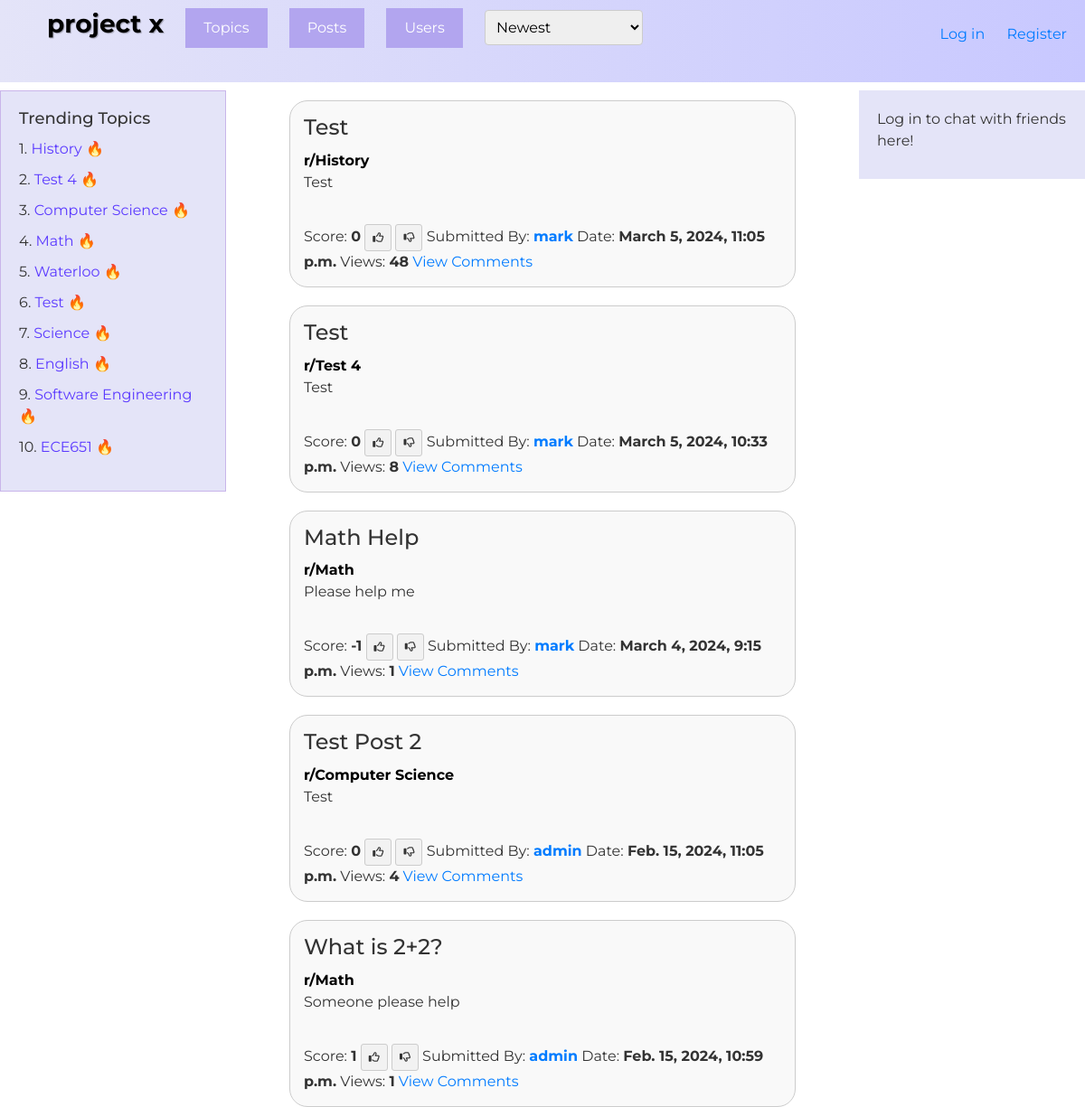
Before: / with the older database file.
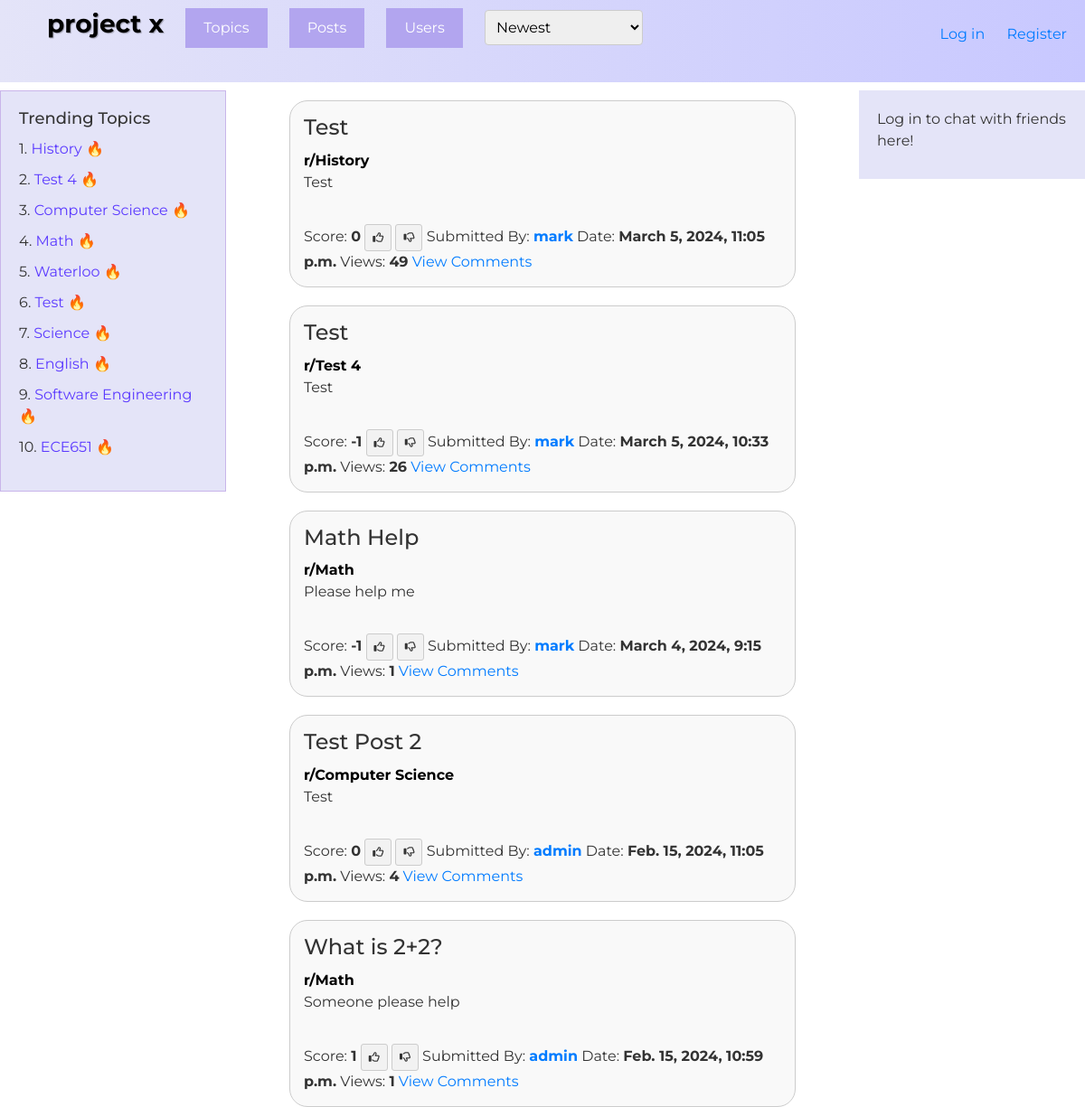
After: the same page with the newer database file.
### QuestionHub/models.py (models this page shows, shortened)
class Post(models.Model):
    author = models.ForeignKey(User, null=False, on_delete=models.CASCADE)
    topic = models.ForeignKey(Topic, null=True, on_delete=models.CASCADE)
    title = models.CharField(max_length=255, null=False)
    body = models.TextField(null=False)
    timestamp = models.DateTimeField(auto_now_add=True)
    score = models.IntegerField(default=0)
    num_views = models.IntegerField(default=0)

class Topic(models.Model):
    id = models.AutoField(primary_key=True, editable=False)
    name = models.CharField(max_length=255)

### QuestionHub/views.py (the view)
# urls.py: 2. Add a URL to urlpatterns:  path('', Home.as_view(), name='home')
def Home(request):
    ordering = request.GET.get('ordering', '-timestamp')
    current_user = request.user
    if ordering == 'num_views':
        posts = Post.objects.all().order_by('-num_views')
    elif ordering == 'most_upvoted':
        posts = Post.objects.all().order_by('-score')
    elif ordering == 'most_downvoted':
        posts = Post.objects.all().order_by('score')
    else:
        posts = Post.objects.all().order_by('-timestamp')
    topics = Topic.objects.all()
    trending_topics = Topic.objects.annotate(total_views=Sum('post__num_views')).order_by('-total_views')[:10]
    users = User.objects.all()
    user_votes = []
    post_vote_list = []
    if request.user.is_authenticated:
        user_votes = Vote.objects.filter(user=request.user)
        for vote in user_votes:
          post_vote_list.append(vote.post)
        friends_list = request.user.userprofile.get_friends()
    else:
        friends_list = None
    context = {
        'current_ordering': ordering,
        'posts': posts,
        'topics': topics,
        'current_page': 'post',
        'trending_topics': trending_topics,
        'users': users,
        'all_posts': posts,
        'friends': friends_list,
        'is_authenticated': request.user.is_authenticated,
        'current_user': current_user
    }
    if user_votes:
        context['user_votes'] = user_votes
    if post_vote_list:
        context['post_vote_list'] = post_vote_list
    return render(request, "base.html", context)

### QuestionHub/templates/base.html (shortened to what this page needs)
<!DOCTYPE html>
<html lang="en">
    <head>
        {% load bootstrap5 %}
            {% bootstrap_css %}
    </head>
<body>
    {% include 'navbar.html' %}
    {% include 'sidebar.html'%}
    {% include 'user_sidebar.html'%}
    {% include 'post.html' %}
</body>
</html>

### QuestionHub/templates/post.html (shortened to what this page needs)
<div id="filteredPosts">
    {% for post in posts %}
    <div class="post-container">
        <div class="post-list-item">
            <h1 class="post-list-title">
                {{ post.title }}
            </h1>
            <b><a href="{% url 'topic_detail' post.topic.id %}" class = "topic-btn">r/{{ post.topic.name }}</a></b>
            <p>{{ post.body }}</p>
            <br>
            Score: <b>{{ post.score }}</b>
            {% if not post in post_vote_list %}
            <a href="{% url 'upvote_post' post.id 'U' %}" class="vote-btn upvote-btn"><i class="fa-regular fa-thumbs-up"></i></a>
            <a href="{% url 'upvote_post' post.id 'D' %}" class="vote-btn downvote-btn"><i class="fa-regular fa-thumbs-down"></i></a>
        {%endif%}
            Submitted By: <a href="{% url 'user_profile' post.author.id %}"><b>{{ post.author.username }}</b></a>
            Date: <b>{{ post.timestamp }}</b>
            Views: <b>{{post.num_views}}</b>
            <a href="{% url 'post_detail' post.id %}">View Comments</a>
        </div>
    </div>
    {% endfor %}
</div>

Changed rows visible on the page:
changed Post "March 5, 2024, 11:05 p.m.": num_views "48" → "49"
changed Post "March 5, 2024, 10:33 p.m.": score "0" → "-1"; num_views "8" → "26"
